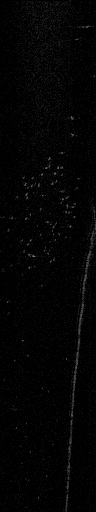
#> input picture data/dataset-1/1468966347175925_raw.png, 96 x 512 px, given as the content of the folder ../data/dataset-2, which was not available
$ jupyter execute --allow-errors feature-removeRange.ipynb   (shell and % lines are left out)   (Python 2 division)   (older library calls are emulated)   (text cells are left out)
#> lines starting #> are read from the running program, lines starting #| are printed output that depends on the picture; long printed decimals are rounded; pictures that were not available may be replaced by others from this repository, and a replacement may not be noted
### sonar.py
# -*- coding: utf-8 -*-
"""
sonar.py

This module conains a set of useful routines to handle multibeam profiling sonar data processing.

See also: [teixeira2018multibeam].
"""

import json
import logging
import numpy as np

from matplotlib.image import imsave

# from skimage.io import imread, imsave

import cv2

# logging.basicConfig(format='%(levelname)s:%(message)s', level=logging.DEBUG)

class Sonar(object):
    # pylint: disable=too-few-public-methods
    # pylint: disable=too-many-instance-attributes
    """
    A class to handle pre-processing of multibeam sonar data.

    Pings are assumed to be R rows by B columns, corresponding to the data in
    polar coordinates, where the first row is closest to the sonar, and azimuth
    increases with the number of columns.
    Sonars are assumed to have a FOV smaller than 180 degrees.

    Attributes:
        min_range: Minimum range [m].
        max_range: Maximum range [m].
        num_beams: Number of sonar beams.
        num_bins:  Number of range bins/samples.
        fov:       Field of view angle (in-plane) [rad].
    """

    def __init__(self):
        """
        Initializes a sonar object with reasonable values.
        """
        self.min_range = 1.0
        self.max_range = 10.0
        self.fov = np.deg2rad(90.0)
        self.num_beams = 128

        self.num_bins = 512
        self.psf = np.ones((1, 1))
        self.taper = np.ones((self.num_beams))

        self.noise = 0.01
        self.rx_gain = 0.0 # currently unused, but important to record

        # assume linear mapping between beam and azimuth angle
        self.azimuths = np.linspace(-self.fov/2.0, self.fov/2.0, self.num_beams)
        self.k_b2a = [self.fov/(self.num_beams+0.0), -self.fov/2.0]
        self.p_beam2azi = np.poly1d(self.k_b2a)
        self.k_a2b = [self.num_beams/self.fov, self.num_beams/2.0]
        self.p_azi2beam = np.poly1d(self.k_a2b)

        # look-up table used to speed up conversion from polar to cartesian, e.g.:
        # cart_img[row_cart,col_cart] = polar_img[row_polar, cart_polar]
        self.row_cart = []
        self.col_cart = []
        self.row_polar = []
        self.col_polar = []

        self.__compute_lookup__(0.01)

    # [145 lines left out: functions print_config, load_config, save_config, to_json, to_csv_polar, to_csv_cart and 3 more, not called in this run]


    def beam(self, azimuth):
        """Return the beam number corresponding to the specified azimuth angle (in radians)."""
        return (np.round(self.p_azi2beam(azimuth))).astype(int)


    # [147 lines left out: functions __update_azimuths__, __compute_lookup__, reset_window, to_cart, not called in this run]

    def deconvolve(self, ping):
        """
        Remove impulse response function from ping
        (derived from opencv's deconvolution sample)
        """
        assert ping.shape == (self.num_bins, self.num_beams)
        # convert to float, single channel

        ping = ping.astype(np.float64)

        # compute input ping's DFT
        img_f = cv2.dft(ping, flags=cv2.DFT_COMPLEX_OUTPUT)
        psf = self.psf
        psf /= psf.sum()
        psf_padded = np.zeros_like(ping)
        kh, kw = psf.shape
        psf_padded[:kh, :kw] = psf

        # compute (padded) psf's DFT
        psf_f = cv2.dft(psf_padded, flags=cv2.DFT_COMPLEX_OUTPUT, nonzeroRows=kh)

        psf_f_2 = (psf_f**2).sum(-1)
        ipsf_f = psf_f / (psf_f_2 + self.noise)[..., np.newaxis]

        result_f = cv2.mulSpectrums(img_f, ipsf_f, 0)
        result = cv2.idft(result_f, flags=cv2.DFT_SCALE | cv2.DFT_REAL_OUTPUT)

        result = np.roll(result, -kh//2, 0)
        result = np.roll(result, -kw//2, 1)

        # result = result - result.min()
        # a) rescale to match original
        # result = (np.max(ping)/np.max(result))*result
        # b) normalize
        #result = (1.0/np.max(result))*result
        # c) clip to 0-1 range
        result[result < 0] = 0
        result = (np.max(ping)/np.max(result))*result
        # result[result>1.0] = 1.0
        return result.astype(ping.dtype)

    # [133 lines left out: functions tvg, remove_attenuation, remove_taper, preprocess, removeRange, segment and 1 more, not called in this run]

### didson.py
"""
Specialization of multibeam.sonar to handle DIDSON sonars.
"""
import numpy as np
import cv2
from sonar import Sonar

class Didson(Sonar):
    """
    Specialized multibeam class for the DIDSON sonar
    """

    def __compute_lookup__(self, resolution):
        """
        Compute lookup table used in polar to cartesian conversion
        """
        bin_length = (self.max_range - self.min_range)/(self.num_bins + 0.0)
        # beamwidth = (self.fov)/(self.num_beams+0.0)

        y_0 = self.max_range*np.sin(self.fov/2.0)
        width = int(np.around(2*y_0/resolution))
        yres = 2*y_0/width

        self.width = width

        x_0 = self.min_range*np.cos(self.fov/2.0)
        x_1 = self.max_range
        height = int(np.around((x_1-x_0)/resolution))
        xres = (x_1-x_0)/height
        self.height = height

        row_cart = np.arange(0, height)
        row_cart.shape = (height, 1)
        row_cart = np.tile(row_cart, (1, width))
        x = x_0 + xres*row_cart

        col_cart = np.arange(0, width)
        col_cart.shape = (1, width)
        col_cart = np.tile(col_cart, (height, 1))
        y = -y_0 + yres*col_cart

        (mag, angle) = cv2.cartToPolar(x.flatten(), y.flatten())

        angle[angle > np.pi] -= 2*np.pi # convert from cv's [0,2pi] range to [-pi,pi]

        mag.shape = (height, width)
        angle.shape = (height, width)

        row_polar = mag   # bin
        col_polar = angle # beam

        # distortion removal formula

        row_polar -= self.min_range
        row_polar = np.around(row_polar/bin_length)

        #col_polar+=self.fov/2.0

        # default conversion
        # col_polar = np.around(col_polar/beamwidth)
        # didson-specific converstion (compensates for angular distortion)
        a = np.array([0.0030, -0.0055, 2.6829, 48.04]) # angular distortion model coefficients
        col_polar = np.rad2deg(col_polar)
        col_polar = np.round(a[0]*np.power(col_polar,3) + a[1]*np.power(col_polar,2) + a[2]*col_polar+(1+a[3])+np.ones_like(col_polar));

        col_polar[row_polar < 0] = 0
        row_polar[col_polar < 0] = 0
        col_polar[col_polar < 0] = 0
        row_polar[row_polar < 0] = 0

        col_polar[row_polar >= self.num_bins] = 0
        row_polar[col_polar >= self.num_beams] = 0
        row_polar[row_polar >= self.num_bins] = 0
        col_polar[col_polar >= self.num_beams] = 0

        self.row_polar = row_polar.astype(int)
        self.col_polar = col_polar.astype(int)
        self.row_cart = row_cart.astype(int)
        self.col_cart = col_cart.astype(int)

### dev/feature-removeRange.ipynb
[cell 1]
import sys
import os
sys.path.append(os.path.abspath("..")) # so we can find didson.py, multibeam.py

import numpy as np
from scipy.stats import *
from matplotlib import rcParams
rcParams['font.family'] = 'serif'
rcParams['font.sans-serif'] = ['Latin Modern Math']
import matplotlib.pyplot as plt

from glob import glob
from skimage.io import imread

[cell 2]
# test_image_list = glob('/home/pvt/Workspace/Data/HAUV/DIDSON/synth/dataset-1/*raw.png')
test_image_list = glob('../data/dataset-1/*.png') # raw images only
print 'Test set size:',len(test_image_list)

# two sets of images observing open water (no objects) with window range from 2.25 to 11.25m (9m window)
bg_image_list_1 = glob('../data/dataset-2/*raw.png') # window set to 2.25m to 11.25m
print 'Background set 1 size:', len(bg_image_list_1)
bg_image_list_2 = glob('../data/dataset-3/*raw.png') #
print 'Background set 2 size:',len(bg_image_list_2)

[cell 3]
from sonar import Sonar
from didson import Didson

didson = Didson();
#> (the rest of this cell did not finish here and is left out)

[cell 4]
psf = didson.psf[0,:]
plt.figure(figsize=(3.5,2))
plt.plot(psf)
plt.plot(didson.taper)
from scipy.signal import medfilt
plt.plot(medfilt(didson.taper,9))
plt.grid()
plt.xlabel('Beam number')
plt.ylabel('Normalized intensity')
plt.rc('font', size=8)
plt.xlim([0, 95])
plt.savefig('didson_psf_taper.eps',dpi=600,bbox_inches='tight',transparent=True,pad_inches=0.05)
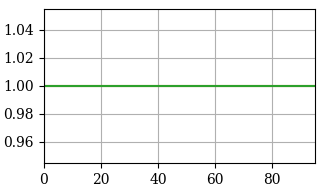
#> figure drawn by matplotlib, 1 panel
plt.show()

[cell 5]
def compile(image_list, sonar,enhance=False):
#> called with enhance = False
    N = len(image_list)
    data = imread(image_list[0],as_grey=True).astype(np.float64) # 0-255.0
    for i in range(1,N):
        ping = imread(image_list[i],as_grey=True).astype(np.float64) # 0-255.0
        if(enhance):
            ping = sonar.deconvolve(ping)
            ping = sonar.removeTaper(ping)
        data = np.hstack((data,ping))
# [5 lines of commented-out code are left out]

    data/=255.0
    return data

def processMV(image_list, sonar,enhance=False):
    ds = compile(image_list,sonar,enhance)
    print ds.shape
    print ds.min(), ds.max()
    m = np.zeros(512)
    v = np.zeros(512)
    for i in range(0,512):
        m[i] = np.mean(ds1[i,:])
        v[i] = np.var(ds1[i,:])
    return (m,v)

[cell 6]
ds1 = compile(bg_image_list_1, didson)
bins = np.linspace(0,1,256)
plt.figure(figsize=(3.5,2))
for i in range(0,512):
    hi = np.histogram(ds1[i,:],bins)
    plt.plot(bins[:-1],hi[0]/(np.sum(hi[0])+0.0),'-b',alpha=0.1)

ds1f = ds1.flatten()
h = np.histogram(ds1f, bins)

plt.plot(bins[:-1], h[0]/np.sum(h[0]+0.0),'r')

plt.grid()
plt.yscale('log')

plt.ylim([1e-4,1])
plt.xlim([0,.2])

plt.xlabel('$y$')
plt.ylabel('$p_Y(y)$')
plt.title('Intensity histogram (original)')

plt.savefig('background_hist_original.pdf',dpi=600,bbox_inches='tight',transparent=True,pad_inches=0.05) # no transparency on eps!
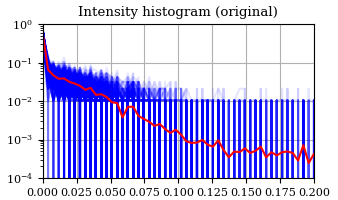
#> figure drawn by matplotlib, 1 panel; curve peaks at x = 0, y = 0.76; curve peaks at x = 0, y = 0.333; curve peaks at x = 0, y = 0.375
# plt.savefig('background_hist_enhanced.png')

[cell 7]
ds1 = compile(bg_image_list_2, didson, True)
bins = np.linspace(0,1,256)
#> bins = 256 values from 0 to 1
# plt.figure(figsize=(3.5,2))
plt.figure(figsize=(11,8))
for i in range(0,512):
    hi = np.histogram(ds1[i,:],bins)
#     uncomment this line to get an overview
    plt.plot(bins[:-1],hi[0]/(np.sum(hi[0])+0.0),'-b',alpha=0.05)
#     uncomment this line to see particular range values
#     plt.plot(bins[:-1],hi[0]/(np.sum(hi[0])+0.0))
# plt.legend(('0','128','256','484'))
l_bg = 1.0/44.8
c1 = expon.pdf(bins[:-1],0,l_bg)
#> c1 = 255 values, max 44.8 at index 0, min 1.87e-18 at index 254, mean 1.09
c1/=np.sum(c1)
#> c1 = 255 values, max 0.161 at index 0, min 6.72e-21 at index 254, mean 0.00392
# c1*=0.746
plt.plot(bins[:-1],c1,'--k',alpha=0.5)

l_n = 1.0/16300
c2 = expon.pdf(bins[:-1],0,l_n)
#> c2 = 255 values, max 16300 at index 0, min 0 at index 12, mean 63.92
c2/=np.sum(c2)
#> c2 = 255 values, max 1 at index 0, min 0 at index 12, mean 0.00392
# c2*=(1-0.746)
plt.plot(bins[:-1],c2,'--k',alpha=0.5)

pi=0.3
plt.plot(bins[:-1],pi*c1+(1-pi)*c2,'g')

ds1f = ds1.flatten()
h = np.histogram(ds1f, bins)

plt.plot(bins[:-1], h[0]/np.sum(h[0]+0.0),'r')

plt.grid()
plt.yscale('log')

plt.ylim([1e-4,1])
plt.xlim([0,.2])

plt.xlabel('$y$')
plt.ylabel('$p_Y(y)$')
# plt.title('Intensity histogram (enhanced)')

plt.savefig('background_hist_enhanced.pdf',dpi=600,bbox_inches='tight',transparent=True,pad_inches=0.02) # no transparency on eps!
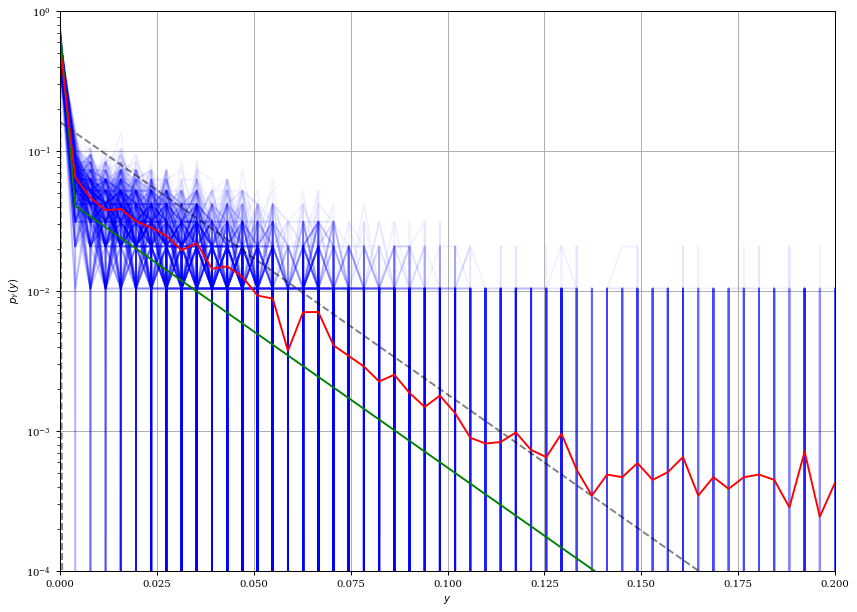
#> figure drawn by matplotlib, 1 panel; curve peaks at x = 0, y = 0.76; curve peaks at x = 0, y = 0.333; curve peaks at x = 0, y = 0.375
# plt.savefig('background_hist_enhanced.png')

[cell 8]
(m1,v1) = processMV(bg_image_list_1, didson,True)
#| (512, 96)
#| 0.0 0.4941
#> in processMV, `m = np.zeros(512)`: m = 512 values from 0 to 0
#> after the loop in processMV, `for i in range(0,512):`: m = 512 values, max 0.05 at index 26, min 0.00458 at index 492, mean 0.015; v = 512 values, max 0.00659 at index 256, min 8.96e-05 at index 492, mean 0.0011
#> m1 has the same summary as m in processMV; v1 has the same summary as v in processMV
(m2,v2) = processMV(bg_image_list_1, didson,False)
#| (512, 96)
#| 0.0 0.4941
#> m2 has the same summary as m in processMV; v2 has the same summary as v in processMV

# (m1,v1) = processMV(bg_image_list_1, didson,True)
# (m2,v2) = processMV(bg_image_list_2, didson,True)

[cell 9]
r = np.linspace(2.25, 11.25, 512)
#> r = 512 values from 2.25 to 11.25

plt.figure()
plt.plot(r,m1,c='r')
plt.plot(r,m2,c='b')
plt.xlabel('range [m]')
plt.ylabel('$\mu$ [dB]')
plt.title('mean')
plt.grid()
plt.xlim([2.25,11.25])

plt.figure()
plt.plot(r,np.sqrt(v1))
plt.plot(r,np.sqrt(v2))
plt.xlabel('range [m]')
plt.ylabel('$\sigma$ [dB]')
plt.title('variance')
plt.grid()
plt.xlim([2.25,11.25])
#> Out = (2.25, 11.25)
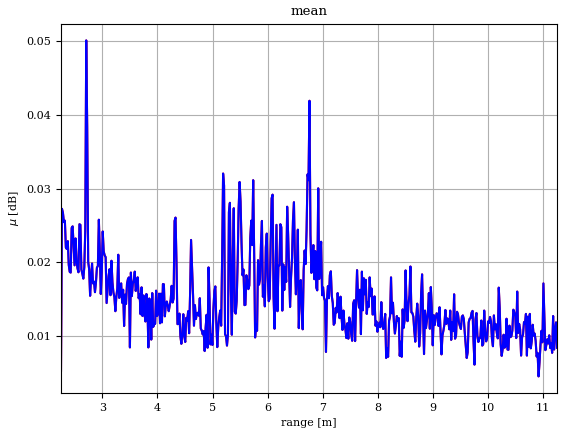
#> figure drawn by matplotlib, 1 panel; curve peaks at x = 2.71, y = 0.05; curve peaks at x = 2.71, y = 0.05
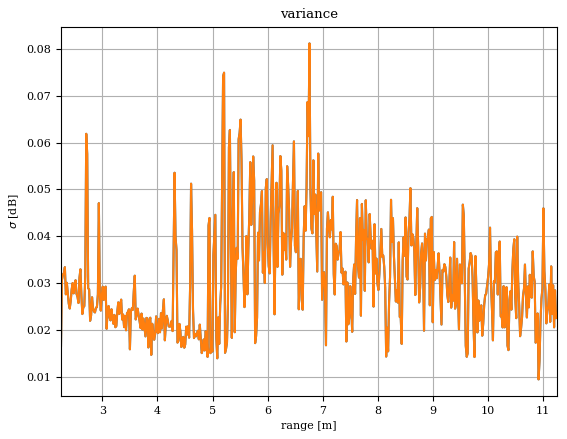
#> figure drawn by matplotlib, 1 panel; curve peaks at x = 6.76, y = 0.0812; curve peaks at x = 6.76, y = 0.0812

[cell 10]
from scipy.optimize import curve_fit

def sonareq(r, sl,beta,gain,offset):

    return gain*(sl - 2*(10*np.log10(r**beta) + 1.1*r)) + offset

p, v = curve_fit(sonareq, r, m1, p0=[1.0, 1.0, 1.0,1.0])
#> p = [146.7, -0.504, 0.000712, -0.0846]; v = [[3.47e+15, 177445.2, 77, -2.47e+12], [177445.2, 0.0735, -4.92e-05, -126.3], [77, -4.92e-05, 3.6e-08, -0.0548], [-2.47e+12, -126.3, -0.0548, 1.76e+09]]
print 'Data set 1 model parameters:'
print 'SL:',p[0]
#| SL: 146.736
print 'beta', p[1]
#| beta -0.5045
print 'gain', p[2]
#| gain 0.0007119
print 'offset', p[3]
#| offset -0.08461

m_est = sonareq(r,p[0],p[1],p[2],p[3])
#> m_est = 512 values, max 0.0189 at index 0, min 0.00978 at index 511, mean 0.015
plt.plot(r,m1,c='r')
plt.plot(r,m_est,c='r')
plt.grid()
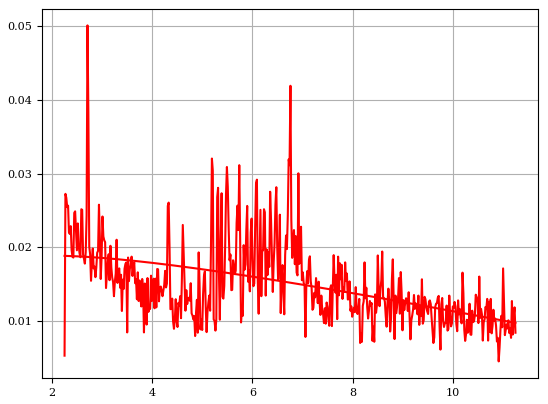
#> figure drawn by matplotlib, 1 panel; curve peaks at x = 2.71, y = 0.05; curve peaks at x = 2.25, y = 0.0189

[cell 11]
from scipy.optimize import curve_fit

#> (a cell that did not finish here is left out)

[cell 13]
def attenuation(r, a, b, c ,d):
    return 2*a*(10*np.log10(r**b) + 1.1*r) + d # spreading model (need to add absorption losses)
# [4 lines of commented-out code are left out]

xdata = 2.25 + (9.0/512)*np.arange(0,512)
#> xdata = 512 values from 2.25 to 11.23
print xdata.shape
#| (512,)
#> (the rest of this cell did not finish here and is left out)

[cell 14]
tl = 2*(10*np.log10(2.25**2)+1.1*2.25)
#> tl = 19.04
# tl*1.0/90.0
print tl,'dB'
#| 19.037 dB

[cell 15]
# [7 lines left out: function removeAttenuation, not called in this run]

[cell 16]
def computeHist(ping):
    bins = np.arange(0,256)

    h = np.histogram(ping, bins)

    return (bins, (h[0]+0.0)/np.sum(h[0]))

[cell 17]
# image_list = bg_image_list_1
image_list = test_image_list

idx = np.random.randint(0,len(image_list))
#> idx = 0
# idx = 8
print idx
#| 0

ping0 = imread(image_list[idx],as_grey=True)
#> ping0 is the input picture: shape (512, 96); min 0, max 126, mean 3.8
print ping0.min(), ping0.max()
#| 0 126
(b, h0) = computeHist(ping0)
#> in computeHist, `bins = np.arange(0,256)`: bins = 256 values from 0 to 255
#> b = 256 values from 0 to 255; h0 = 255 values, max 0.564 at index 0, min 0 at index 94, mean 0.00392

#> (the rest of this cell did not finish here and is left out)

$ run again, on data/dataset-1/1468969086135548_raw.png
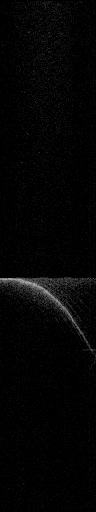
#> input picture data/dataset-1/1468969086135548_raw.png, 96 x 512 px, given as the content of the folder ../data/dataset-2, which was not available
#> `plt.savefig('background_hist_original.pdf',dpi=600,bbox_inches='tight'..`:
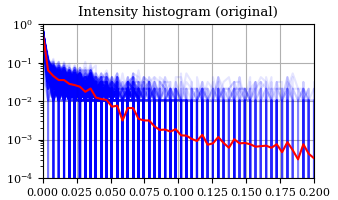
#> figure drawn by matplotlib, 1 panel; curve peaks at x = 0, y = 0.833; curve peaks at x = 0, y = 0.49; curve peaks at x = 0, y = 0.365
#> `bins = np.linspace(0,1,256)`: bins = 256 values from 0 to 1
#> `c1 = expon.pdf(bins[:-1],0,l_bg)`: c1 = 255 values, max 44.8 at index 0, min 1.87e-18 at index 254, mean 1.09
#> `c1/=np.sum(c1)`: c1 = 255 values, max 0.161 at index 0, min 6.72e-21 at index 254, mean 0.00392
#> `c2 = expon.pdf(bins[:-1],0,l_n)`: c2 = 255 values, max 16300 at index 0, min 0 at index 12, mean 63.92
#> `c2/=np.sum(c2)`: c2 = 255 values, max 1 at index 0, min 0 at index 12, mean 0.00392
#| (512, 96)
#| 0.0 0.7412
#> in processMV, `m = np.zeros(512)`: m = 512 values from 0 to 0
#> after the loop in processMV, `for i in range(0,512):`: m = 512 values, max 0.313 at index 279, min 0.00176 at index 492, mean 0.0183; v = 512 values, max 0.0302 at index 279, min 3.36e-05 at index 492, mean 0.0015
#> m1 has the same summary as m in processMV; v1 has the same summary as v in processMV
#| (512, 96)
#| 0.0 0.7412
#> m2 has the same summary as m in processMV; v2 has the same summary as v in processMV
#> r = 512 values from 2.25 to 11.25
#> Out = (2.25, 11.25)
#> `p, v = curve_fit(sonareq, r, m1, p0=[1.0, 1.0, 1.0,1.0])`: p = [-57.49, -1.46, 0.00498, 0.263]; v = [[1.65e+16, 365347.6, 9592.5, -8.22e+13], [365347.6, 0.00693, -5.65e-06, -1818.2], [9592.5, -5.65e-06, 1.93e-06, -47.74], [-8.22e+13, -1818.2, -47.74, 4.09e+11]]
#| SL: -57.493
#| beta -1.462
#| gain 0.004977
#| offset 0.2632
#> m_est = 512 values, max 0.0247 at index 200, min 0.0037 at index 0, mean 0.0183
#> `[cell 10] from scipy.optimize import curve_fit  def sonareq(r, sl,beta..`:
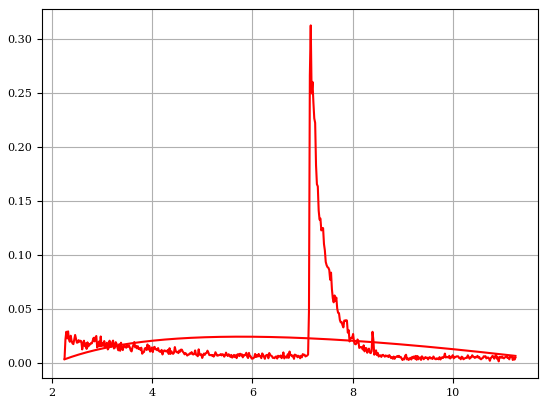
#> figure drawn by matplotlib, 1 panel; curve peaks at x = 7.16, y = 0.313; curve peaks at x = 5.77, y = 0.0247
#> xdata = 512 values from 2.25 to 11.23
#| (512,)
#> tl = 19.04
#| 19.037 dB
#> idx = 4
#| 4
#> ping0 is the input picture: shape (512, 96); min 0, max 189, mean 4.7
#| 0 189
#> in computeHist, `bins = np.arange(0,256)`: bins = 256 values from 0 to 255
#> h0 = 255 values, max 0.585 at index 0, min 0 at index 128, mean 0.00392

$ run again, on data/dataset-1/1468970074505798_raw.png
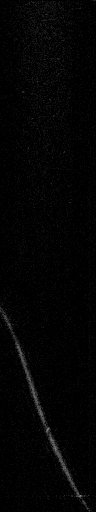
#> input picture data/dataset-1/1468970074505798_raw.png, 96 x 512 px, given as the content of the folder ../data/dataset-2, which was not available
#> `bins = np.linspace(0,1,256)`: bins = 256 values from 0 to 1
#> `c1 = expon.pdf(bins[:-1],0,l_bg)`: c1 = 255 values, max 44.8 at index 0, min 1.87e-18 at index 254, mean 1.09
#> `c1/=np.sum(c1)`: c1 = 255 values, max 0.161 at index 0, min 6.72e-21 at index 254, mean 0.00392
#> `c2 = expon.pdf(bins[:-1],0,l_n)`: c2 = 255 values, max 16300 at index 0, min 0 at index 12, mean 63.92
#> `c2/=np.sum(c2)`: c2 = 255 values, max 1 at index 0, min 0 at index 12, mean 0.00392
#| (512, 96)
#| 0.0 0.5373
#> in processMV, `m = np.zeros(512)`: m = 512 values from 0 to 0
#> after the loop in processMV, `for i in range(0,512):`: m = 512 values, max 0.049 at index 496, min 0.00282 at index 300, mean 0.0152; v = 512 values, max 0.00793 at index 496, min 5.44e-05 at index 300, mean 0.00138
#> m1 has the same summary as m in processMV; v1 has the same summary as v in processMV
#| (512, 96)
#| 0.0 0.5373
#> m2 has the same summary as m in processMV; v2 has the same summary as v in processMV
#> r = 512 values from 2.25 to 11.25
#> Out = (2.25, 11.25)
#> `p, v = curve_fit(sonareq, r, m1, p0=[1.0, 1.0, 1.0,1.0])`: p = [80.07, -1.45, -0.00394, 0.363]; v = [[5.22e+13, 9057.7, -93.21, 2.06e+11], [9057.7, 0.000182, 2.19e-07, 35.72], [-93.21, 2.19e-07, 3.13e-08, -0.368], [2.06e+11, 35.72, -0.368, 811320397.1]]
#| SL: 80.071
#| beta -1.447
#| gain -0.003943
#| offset 0.3627
#> m_est = 512 values, max 0.0263 at index 0, min 0.0102 at index 197, mean 0.0152
#> `[cell 10] from scipy.optimize import curve_fit  def sonareq(r, sl,beta..`:
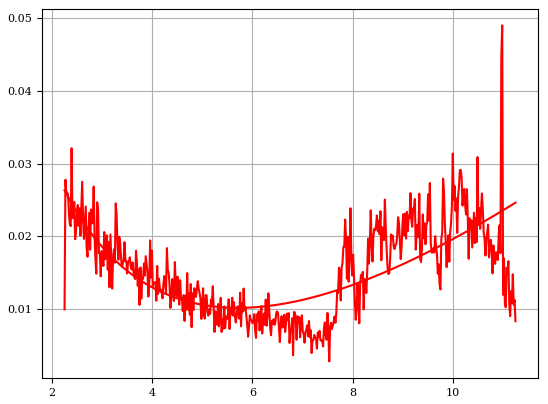
#> figure drawn by matplotlib, 1 panel; curve peaks at x = 10.99, y = 0.049; curve peaks at x = 2.25, y = 0.0263
#> xdata = 512 values from 2.25 to 11.23
#| (512,)
#> tl = 19.04
#| 19.037 dB
#> idx = 4
#| 4
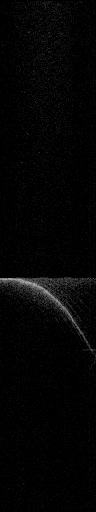
#> input picture data/dataset-1/1468969086135548_raw.png, 96 x 512 px
#> ping0 is the input picture: shape (512, 96); min 0, max 189, mean 4.7
#| 0 189
#> in computeHist, `bins = np.arange(0,256)`: bins = 256 values from 0 to 255
#> h0 = 255 values, max 0.585 at index 0, min 0 at index 128, mean 0.00392
